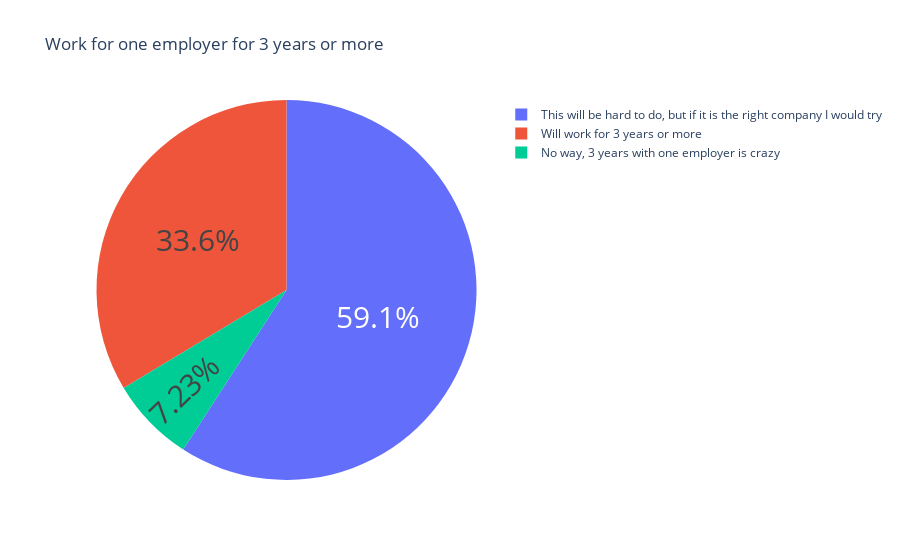

Notebook code cell kept with this figure:
### Code cell
# how likely genz is to work for one company for three years or more?

question = df['How likely is that you will work for one employer for 3 years or more ?'].value_counts()
label = question.index
counts = question.values
colors = ['gold', 'lightgreen']
fig = go.Figure(data=[go.Pie(labels=label, values=counts)])
fig.update_layout(title_text='Work for one employer for 3 years or more')
fig.update_traces(hoverinfo='label+value', textinfo='percent', textfont_size=30,)
fig.show()

### Figure 1 — Plotly figure (JSON) as saved in the notebook; plotly's stock layout.template omitted (floating-point values rounded to 4 significant figures)
{"data": [{"hoverinfo": "label+value", "labels": ["This will be hard to do, but if it is the right company I would try", "Will work for 3 years or more", "No way, 3 years with one employer is crazy"], "textfont": {"size": 30}, "textinfo": "percent", "type": "pie", "values": [139, 79, 17]}], "layout": {"title": {"text": "Work for one employer for 3 years or more"}}}
